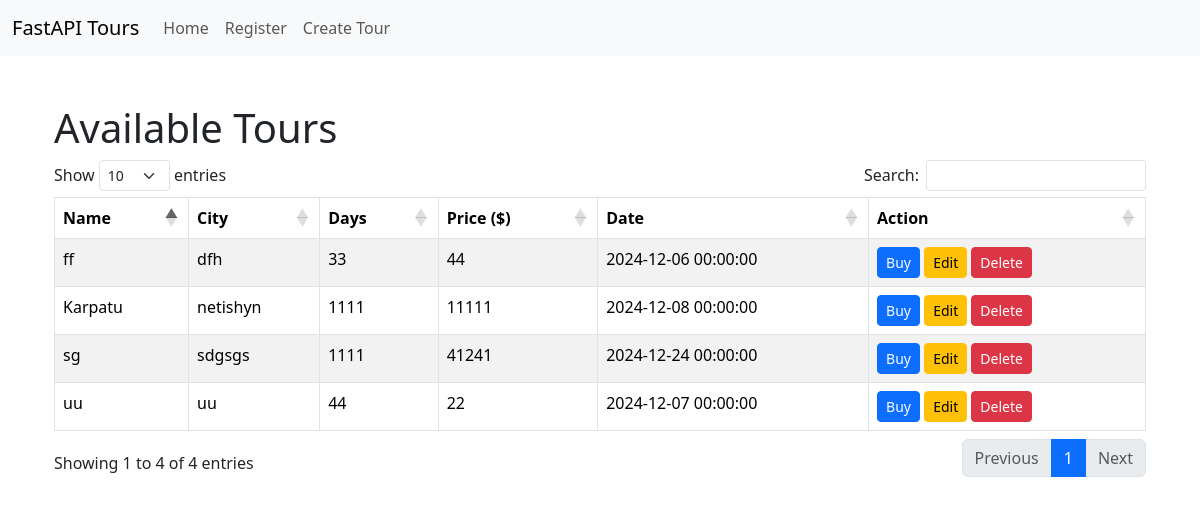
Before: / with the older database file.
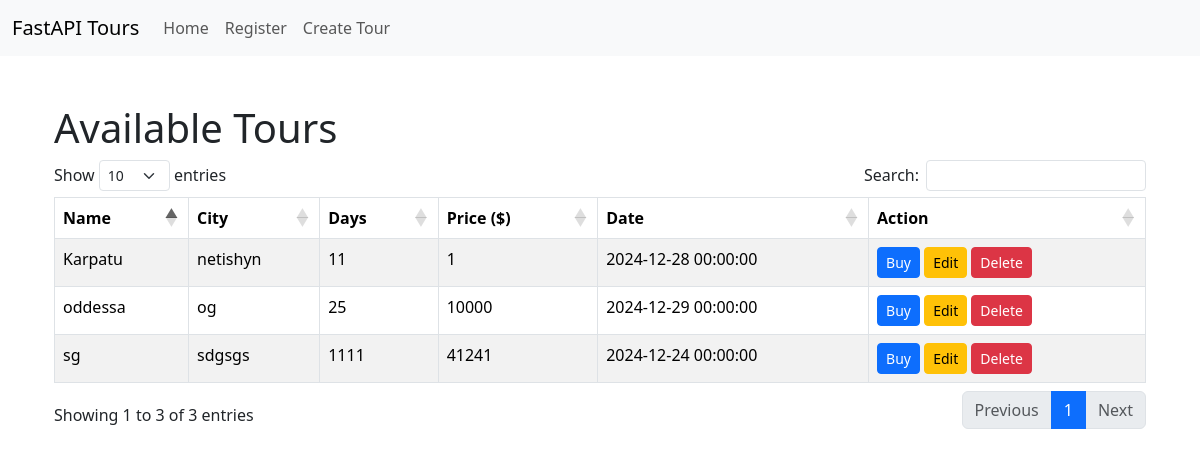
After: the same page with the newer database file.
### db.py (models this page shows)
class Tour(Base):
    __tablename__ = 'tour'          # як буде називатись табл в SQl
    id = Column(Integer, primary_key=True)
    name = Column(String(50), nullable=False)
    city = Column(String(50), nullable=False)
    days = db.Column(db.Integer, nullable=False)
    price = db.Column(db.Integer, nullable=False)
    date = Column(DateTime, nullable=False)

### views.py (the view)
@app.get('/', response_class=HTMLResponse)
def home(request: Request, db: Session = Depends(get_db)):  # параметр щоб дістати щось з бд
    tours = db.query(Tour).all()
    return templates.TemplateResponse('index.html', {'tours': tours, 'request': request})

### templates/index.html (shortened to what this page needs)
{% extends 'base.html' %}
{% block content %}
<div class="container mt-5">
    <h1>Available Tours</h1>
    <table id="toursTable" class="table table-striped table-bordered">
    <thead>
        <tr>
            <th>Name</th>
            <th>City</th>
            <th>Days</th>
            <th>Price ($)</th>
            <th>Date</th>
            <th>Action</th>
        </tr>
    </thead>
    <tbody>
        {% for t in tours %}
        <tr>
            <td>{{ t.name }}</td>
            <td>{{ t.city }}</td>
            <td>{{ t.days }}</td>
            <td>{{ t.price }}</td>
            <td>{{ t.date }}</td>
            <td>
                <form action="/buy-tour" method="get" style="display:inline;">
                    <button class="btn btn-primary btn-sm">Buy</button>
                </form>
                <button class="btn btn-warning btn-sm edit-tour-btn" data-id="{{ t.id }}" data-name="{{ t.name }}" data-city="{{ t.city }}" data-days="{{ t.days }}" data-price="{{ t.price }}" data-date="{{ t.date }}">Edit</button>
                <button class="btn btn-danger btn-sm delete-tour-btn" data-id="{{ t.id }}">Delete</button>
            </td>
        </tr>
        {% endfor %}
    </tbody>
</table>
</div>
{% endblock %}

### templates/base.html (shortened to what this page needs)
<!DOCTYPE html>
<html lang="en">
<head>
    <link href="https://cdn.datatables.net/1.13.6/css/dataTables.bootstrap5.min.css" rel="stylesheet">
    <link href="https://cdn.jsdelivr.net/npm/bootstrap@5.3.3/dist/css/bootstrap.min.css" rel="stylesheet">
</head>
<body>
    <nav class="navbar navbar-expand-lg navbar-light bg-light">
        <div class="container-fluid">
            <a class="navbar-brand" href="/">FastAPI Tours</a>
            <div class="collapse navbar-collapse" id="navbarNav">
                <ul class="navbar-nav">
                    <li class="nav-item">
                        <a class="nav-link" href="/">Home</a>
                    </li>
                    <li class="nav-item">
                        <a class="nav-link" href="/register">Register</a>
                    <li class="nav-item">
                        <a class="nav-link" href="/create-tour">Create Tour</a>
                    </li>
                </ul>
            </div>
        </div>
    </nav>
    <div class="container mt-4">
        {% block content %}{% endblock %}
    </div>
</body>
</html>

Changed rows visible on the page:
removed Tour: name "uu", city "uu", days "44", price "22", date "2024-12-07 00:00:00"
changed Tour "Karpatu": days "1111" → "11"; price "11111" → "1"; date "2024-12-08 00:00:00" → "2024-12-28 00:00:00"
changed Tour: name "ff" → "oddessa"; city "dfh" → "og"; days "33" → "25"; price "44" → "10000"; date "2024-12-06 00:00:00" → "2024-12-29 00:00:00"
Other visible differences:
text written by a page script: "Show entries Search: Showing 1 to 4 of 4 entries Previous 1 Next" → "Show entries Search: Showing 1 to 3 of 3 entries Previous 1 Next"
